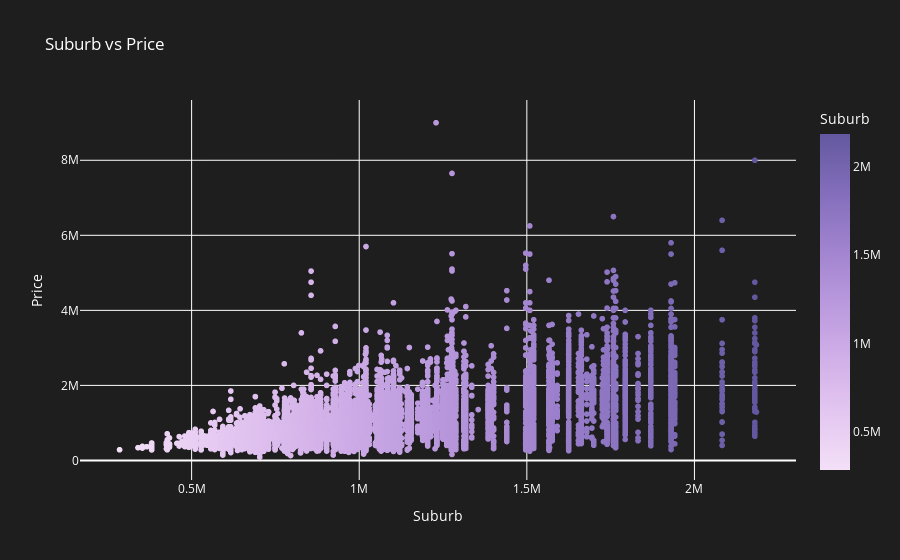

Write notebook code for a chart like this one.
### Code cell
# EXPLORE LINEAR REGRESSION

explore_numerical_correlation(df, 'Suburb', target)

### Figure 1 — Plotly figure (JSON) as saved in the notebook; plotly's stock layout.template omitted (floating-point values rounded to 4 significant figures; data arrays with more than 128 entries replaced by an {"elided": "..."} marker saying what was removed)
{"data": [{"hovertemplate": "Suburb=%{marker.color}<br>Price=%{y}<extra></extra>", "legendgroup": "", "marker": {"color": {"elided": "13580 float values"}, "coloraxis": "coloraxis", "symbol": "circle"}, "mode": "markers", "name": "", "showlegend": false, "type": "scattergl", "x": {"elided": "13580 float values"}, "xaxis": "x", "y": {"elided": "13580 int values"}, "yaxis": "y"}], "layout": {"coloraxis": {"colorbar": {"title": {"text": "Suburb"}}, "colorscale": [[0, "rgb(243, 224, 247)"], [0.1667, "rgb(228, 199, 241)"], [0.3333, "rgb(209, 175, 232)"], [0.5, "rgb(185, 152, 221)"], [0.6667, "rgb(159, 130, 206)"], [0.8333, "rgb(130, 109, 186)"], [1, "rgb(99, 88, 159)"]]}, "font": {"color": "white"}, "legend": {"tracegroupgap": 0}, "paper_bgcolor": "rgb(30,30,30)", "plot_bgcolor": "rgb(30,30,30)", "title": {"text": "Suburb vs Price"}, "xaxis": {"anchor": "y", "domain": [0, 1], "title": {"text": "Suburb"}}, "yaxis": {"anchor": "x", "domain": [0, 1], "title": {"text": "Price"}}}}
